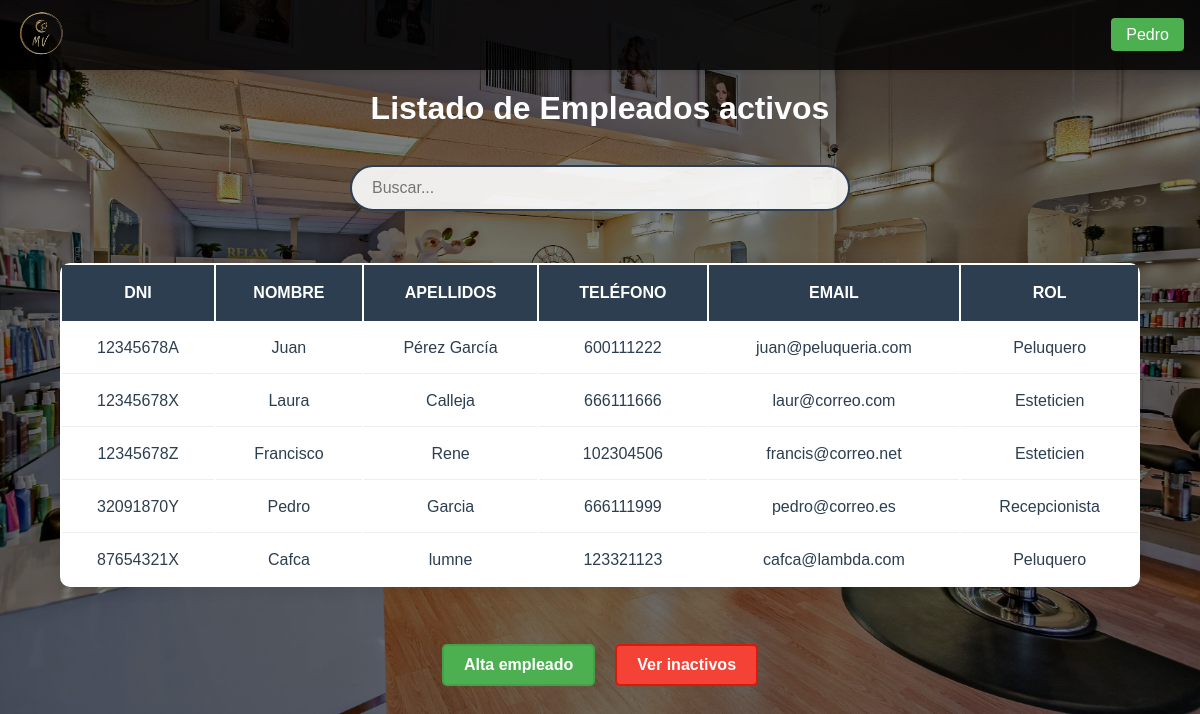
The page /paginas/empleados.php (signed in) on the database its author committed.
### tables this page shows
CREATE TABLE `empleados` (
  `dni` varchar(20) NOT NULL,
  `nombre` varchar(100) NOT NULL,
  `apellidos` varchar(100) NOT NULL,
  `telefono` varchar(15) DEFAULT NULL,
  `email` varchar(100) DEFAULT NULL,
  `id_rol` int DEFAULT NULL,
  `contraseña` varchar(255) NOT NULL,
  `es_admin` tinyint(1) NOT NULL DEFAULT '0',
  `activo` tinyint(1) DEFAULT '1',
  PRIMARY KEY (`dni`),
  KEY `id_rol` (`id_rol`),
  CONSTRAINT `empleados_ibfk_1` FOREIGN KEY (`id_rol`) REFERENCES `roles` (`id_rol`)
);

CREATE TABLE `roles` (
  `id_rol` int NOT NULL AUTO_INCREMENT,
  `nombre_rol` varchar(50) NOT NULL,
  PRIMARY KEY (`id_rol`)
);

### funcionalidades/verificar_admin.php (called while the page is built, shortened)
<?php
function esAdministrador($conn) {
    try {
        $stmt = $conn->prepare("SELECT es_admin FROM empleados WHERE dni = :dni AND activo = 1");
        $stmt->execute([':dni' => $_SESSION['dni']]);
        return ($stmt->fetch(PDO::FETCH_COLUMN) == 1);
    } catch (PDOException $e) {
        error_log("Error verificando admin: " . $e->getMessage());
        return false;
    }
}

### paginas/empleados.php (the view, shortened to what this page needs)
<!DOCTYPE html>
<html lang="es">
<head>
    <link rel="stylesheet" href="/TFGPeluqueria/css/styles.css">
</head>
<body>
    <?php
        require_once $_SERVER['DOCUMENT_ROOT'] . '/TFGPeluqueria/funcionalidades/conexion.php';
        require_once $_SERVER['DOCUMENT_ROOT'] . '/TFGPeluqueria/funcionalidades/verificar_admin.php';
        include $_SERVER['DOCUMENT_ROOT'] . '/TFGPeluqueria/plantillas/navbar.php';
        $esAdmin = esAdministrador($conn);
        $mostrar = $_GET['mostrar'] ?? 'activos';
        $condicion = ($mostrar === 'inactivos') ? 'e.activo = 0' : 'e.activo = 1';
        $empleados = [];
        try {
            $sql = "SELECT e.dni, e.nombre, e.apellidos, e.telefono, e.email, r.nombre_rol
                    FROM empleados e
                    INNER JOIN roles r ON e.id_rol = r.id_rol
                    WHERE $condicion";
            $stmt = $conn->query($sql);
            $empleados = $stmt->fetchAll(PDO::FETCH_ASSOC);
        } catch (PDOException $e) {
            error_log("Error al obtener empleados: " . $e->getMessage());
        }
    ?>
    <div class="contenedor-principal">
        <h1>Listado de Empleados <?= $mostrar === 'activos' ? 'activos' : 'inactivos' ?></h1>
        <br>
	<div class="contenedor-busqueda">
                <input type="text" id="buscador-general" class="buscador-general input-busqueda"  placeholder="Buscar..." data-tabla=".tabla-scroll .tabla-citas">
	</div>
        <div class="tabla-scroll">
            <table class="tabla-citas">
                <thead>
                    <tr>
                        <th>DNI</th>
                        <th>Nombre</th>
                        <th>Apellidos</th>
                        <th>Teléfono</th>
                        <th>Email</th>
                        <th>Rol</th>
                    </tr>
                </thead>
                <tbody>
                    <?php foreach ($empleados as $empleado): ?>
                        <tr <?= $esAdmin ? 'onclick="window.location=\'editar_empleado.php?dni=' . htmlspecialchars($empleado['dni']) . '\'"' : '' ?>
                        class="<?= $esAdmin ? 'clickable-row' : '' ?>">
                            <td><?= htmlspecialchars($empleado['dni']) ?></td>
                            <td><?= htmlspecialchars($empleado['nombre']) ?></td>
                            <td><?= htmlspecialchars($empleado['apellidos']) ?></td>
                            <td><?= htmlspecialchars($empleado['telefono']) ?></td>
                            <td><?= htmlspecialchars($empleado['email']) ?></td>
                            <td><?= htmlspecialchars($empleado['nombre_rol']) ?></td>
                        </tr>
                    <?php endforeach; ?>
                </tbody>
            </table>
        </div>
        <div class="contenedor-botones">
            <?php if ($esAdmin): ?>
                <a href="/TFGPeluqueria/paginas/registro_empleados.php" class="boton-alta">Alta empleado</a>
                <a href="empleados.php?mostrar=<?= $mostrar === 'activos' ? 'inactivos' : 'activos' ?>" class="boton-baja">
                    <?= $mostrar === 'activos' ? 'Ver inactivos' : 'Ver activos' ?>
                </a>
            <?php endif; ?>
        </div>
    </div>
</body>
</html>

### css/styles.css (style rules this page uses)
* { margin: 0; padding: 0; box-sizing: border-box; font-family: 'Arial', sans-serif; }
:root { --color-primario: #2c3e50; --color-secundario: #e67e22; --fondo-beige: #FFF8DC; --tabla-dorado: #20d4da; --color-desplegables: rgba(25, 121, 230, 0.459); }
html, body { background-color: #000; color: white; }
body { min-height: 100vh; position: relative; margin: 0; padding: 0; }
body::before { content: ""; position: absolute; top: 0; left: 0; width: 100%; height: 100%; background: linear-gradient(rgba(0, 0, 0, 0.5), rgba(0, 0, 0, 0.5)), url('/TFGPeluqueria/imagenes/Fondo.webp') center/cover; background-attachment: scroll; }
.contenedor-principal, .registros-container { padding-top: 90px; position: relative; color: white; min-height: 100vh; display: flex; flex-direction: column; justify-content: flex-start; align-items: center; text-align: center; }
.tabla-citas { width: 90%; margin: 2rem auto; background: white; border-radius: 10px; box-shadow: 0 2px 15px rgba(0, 0, 0, 0.1); overflow: hidden; overflow-x: auto; }
.tabla-citas th { background-color: var(--color-primario); color: white; padding: 1.2rem; text-align: center; font-weight: 600; text-transform: uppercase; }
.tabla-citas td { padding: 1rem; border-bottom: 1px solid #eeeeee; color: var(--color-primario); }
.tabla-citas tr:last-child td { border-bottom: none; }
.tabla-scroll { width: 100%; overflow-x: auto; }
.contenedor-busqueda { margin: 20px 0; width: 90%; max-width: 500px; }
.input-busqueda { width: 100%; padding: 12px 20px; border: 2px solid var(--color-primario); border-radius: 25px; font-size: 16px; background: rgba(255, 255, 255, 0.9); transition: all 0.3s ease; }
.boton-alta { background-color: #4CAF50; border: 2px solid #45a049; }
.contenedor-botones { display: flex; gap: 10px; margin: 15px 0; }
.boton-alta, .boton-baja { display: inline-block; padding: 10px 20px; border-radius: 5px; text-decoration: none; color: white; font-weight: bold; transition: background-color 0.3s ease; margin: 10px 5px; }
.boton-baja { background-color: #f44336; border: 2px solid #da190b; }

### rows shown on the page
empleados: dni "12345678A", nombre "Juan", apellidos "Pérez García", telefono "600111222", email "juan@peluqueria.com", id_rol.nombre_rol "Peluquero"
empleados: dni "12345678X", nombre "Laura", apellidos "Calleja", telefono "666111666", email "laur@correo.com", id_rol.nombre_rol "Esteticien"
empleados: dni "12345678Z", nombre "Francisco", apellidos "Rene", telefono "102304506", email "francis@correo.net", id_rol.nombre_rol "Esteticien"
empleados: dni "32091870Y", nombre "Pedro", apellidos "Garcia", telefono "666111999", email "pedro@correo.es", id_rol.nombre_rol "Recepcionista"
empleados: dni "87654321X", nombre "Cafca", apellidos "lumne", telefono "123321123", email "cafca@lambda.com", id_rol.nombre_rol "Peluquero"

### other values the page prints
$_SESSION['nombre'] "Pedro"
